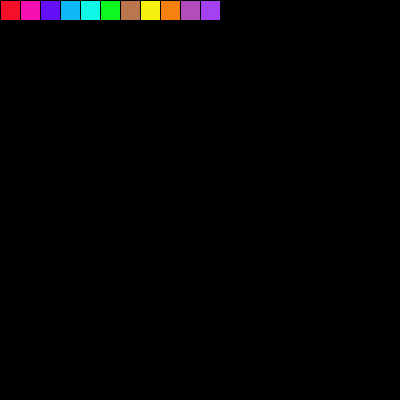
Frame 1 (no input)
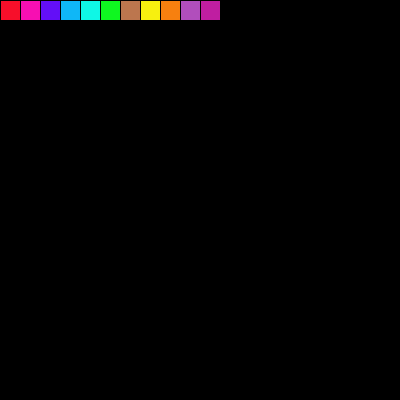
Frame 60 (the mouse pressed at the canvas centre just before this capture)
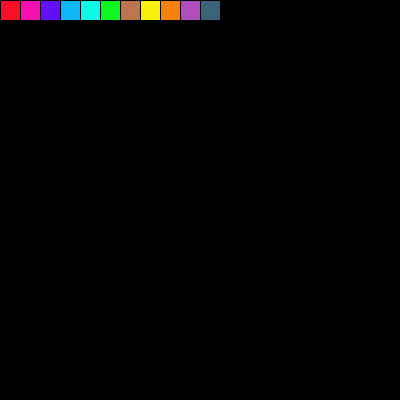
Frame 120 (the mouse held since frame 60 and released just before this capture)

The Processing sketch that drew these frames (run headless with seeded random() and noise(); from frame 60 on, the mouse is pressed at the canvas centre):

// Processing sketch: processing_167931
// ── processing_167931.pde

int t=#F70F2A;
int e=#F70FB2;
int r=#630FF7;
int s=#0FB7F7;
int a=#0FF7E6;
int g=#0FF720;
int u=#BC764E;
int d=#F7F00F;
int l=#F7800F;
int p=#B14EBC;
float n,y,b;

void setup(){
  size(400,400);
  background(0);
 }

void draw(){
  n=random(0,255);
 y=random(0,255);
  b=random(0,255);
  
   fill(#F70F2A);
  rect(0,0,20,20);
  fill(#F70FB2);
  rect(20,0,20,20);
  fill(#630FF7);
  rect(40,0,20,20);
  fill(#0FB7F7);
  rect(60,0,20,20);
  fill(#0FF7E6);
  rect(80,0,20,20);
  fill(#0FF720);
  rect(100,0,20,20);
  fill(#BC764E);
  rect(120,0,20,20);
  fill(#F7F00F);
  rect(140,0,20,20);
  fill(#F7800F);
  rect(160,0,20,20);
  fill(#B14EBC);
  rect(180,0,20,20);
   fill(n,y,b);
  rect(200,0,20,20);
  
  
     if(mousePressed){
     line(mouseX,mouseY,pmouseX,pmouseY);
   if(mouseX>0 && mouseX<20 && mouseY<20)
   {
   stroke(t);
   }
   if(mouseX>20 && mouseX<40 && mouseY<20)
   {
   stroke(e);
   }
    if(mouseX>40 && mouseX<60 && mouseY<20)
   {
   stroke(r);
   }
    if(mouseX>60 && mouseX<80 && mouseY<20)
   {
   stroke(s);
   }
    if(mouseX>80 && mouseX<100 && mouseY<20)
   {
   stroke(a);
   }
    if(mouseX>100 && mouseX<120 && mouseY<20)
   {
   stroke(g);
   }
    if(mouseX>120 && mouseX<140 && mouseY<20)
   {
   stroke(u);
   }
    if(mouseX>140 && mouseX<160 && mouseY<20)
   {
   stroke(d);
   }
    if(mouseX>160 && mouseX<180 && mouseY<20)
   {
   stroke(l);
   }
    if(mouseX>180 && mouseX<200 && mouseY<20)
   {
   stroke(p);
   }
   if(mouseX>200 && mouseX<220 && mouseY<20)
   {
   stroke(n,y,b);
   }
     
     
     
  }
}
